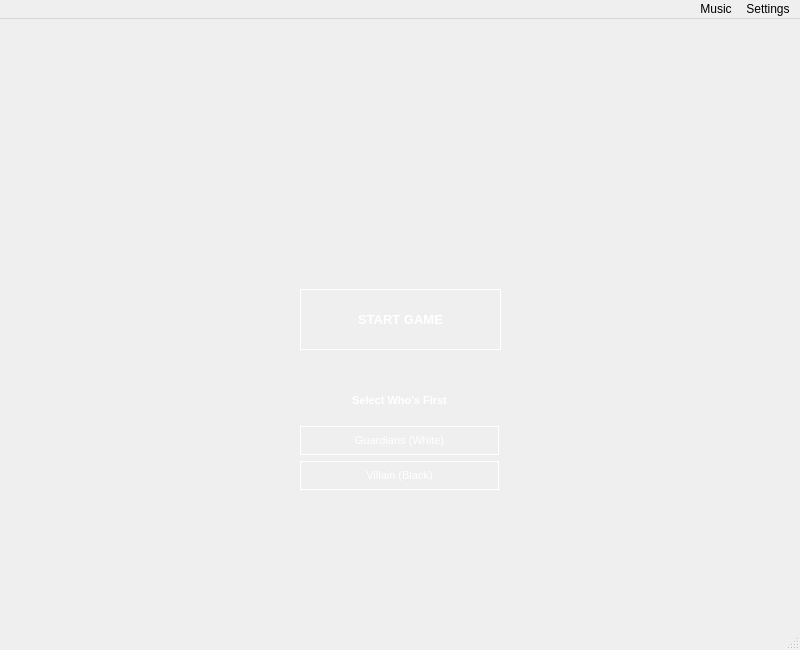
<?xml version="1.0" encoding="UTF-8"?>
<ui version="4.0">
 <class>MenuWindow</class>
 <widget class="QMainWindow" name="MenuWindow">
  <property name="geometry">
   <rect>
    <x>0</x>
    <y>0</y>
    <width>800</width>
    <height>650</height>
   </rect>
  </property>
  <property name="windowTitle">
   <string>MenuWindow</string>
  </property>
  <widget class="QWidget" name="centralwidget">
   <widget class="QStackedWidget" name="stackedWidget">
    <property name="geometry">
     <rect>
      <x>-10</x>
      <y>-20</y>
      <width>811</width>
      <height>601</height>
     </rect>
    </property>
    <widget class="QWidget" name="page">
     <property name="styleSheet">
      <string notr="true"/>
     </property>
     <widget class="QPushButton" name="startGameButton">
      <property name="geometry">
       <rect>
        <x>310</x>
        <y>290</y>
        <width>201</width>
        <height>61</height>
       </rect>
      </property>
      <property name="font">
       <font>
        <pointsize>10</pointsize>
        <bold>true</bold>
        <underline>false</underline>
        <strikeout>false</strikeout>
       </font>
      </property>
      <property name="cursor">
       <cursorShape>PointingHandCursor</cursorShape>
      </property>
      <property name="styleSheet">
       <string notr="true">QPushButton {
	color: white;
    text-transform: uppercase;
    padding: 15px 30px;
    background: qlineargradient(x1:0, y1:0, x2:0, y2:1,
    stop:0 rgba(4,1,46,1),
    stop:0.85 rgba(45,7,93,1),
    stop:1 rgba(80,5,80,1));
	border: 1px solid white;
}

QPushButton:hover {
	color: gold;
    text-transform: uppercase;
    background: qlineargradient(x1:0, y1:0, x2:0, y2:1,
    stop:0 rgba(4,1,46,1),
    stop:0.85 rgba(45,7,93,1),
    stop:1 rgba(80,5,80,1));
	border: 2px solid gold;
}</string>
      </property>
      <property name="text">
       <string>START GAME</string>
      </property>
     </widget>
     <widget class="QLabel" name="mainTitleImage">
      <property name="geometry">
       <rect>
        <x>200</x>
        <y>40</y>
        <width>431</width>
        <height>241</height>
       </rect>
      </property>
      <property name="styleSheet">
       <string notr="true">background: none;</string>
      </property>
      <property name="text">
       <string/>
      </property>
      <property name="pixmap">
       <pixmap resource="Resources.qrc">:/images/images/main_title.png</pixmap>
      </property>
      <property name="scaledContents">
       <bool>true</bool>
      </property>
      <property name="alignment">
       <set>Qt::AlignCenter</set>
      </property>
     </widget>
     <widget class="QWidget" name="verticalLayoutWidget">
      <property name="geometry">
       <rect>
        <x>310</x>
        <y>350</y>
        <width>199</width>
        <height>141</height>
       </rect>
      </property>
      <layout class="QVBoxLayout" name="customContainer">
       <item>
        <layout class="QVBoxLayout" name="verticalLayout_2">
         <item>
          <widget class="QLabel" name="padding1">
           <property name="styleSheet">
            <string notr="true">background: none;</string>
           </property>
           <property name="text">
            <string/>
           </property>
          </widget>
         </item>
         <item>
          <widget class="QLabel" name="whosFirstLabel">
           <property name="font">
            <font>
             <pointsize>8</pointsize>
             <bold>true</bold>
            </font>
           </property>
           <property name="styleSheet">
            <string notr="true">background: none;
text-transform: uppercase;
color: white;</string>
           </property>
           <property name="text">
            <string>Select Who's First</string>
           </property>
           <property name="alignment">
            <set>Qt::AlignCenter</set>
           </property>
          </widget>
         </item>
        </layout>
       </item>
       <item>
        <layout class="QVBoxLayout" name="verticalLayout">
         <property name="spacing">
          <number>1</number>
         </property>
         <item>
          <widget class="QPushButton" name="chooseWhiteFirstButton">
           <property name="font">
            <font>
             <pointsize>8</pointsize>
            </font>
           </property>
           <property name="cursor">
            <cursorShape>PointingHandCursor</cursorShape>
           </property>
           <property name="styleSheet">
            <string notr="true">QPushButton {
	color: white;
    text-transform: uppercase;
    padding: 7px 0px;
	margin-top: 5px;
    background: qlineargradient(x1:0, y1:0, x2:0, y2:1,
    stop:0 rgba(4,1,46,1),
    stop:0.85 rgba(45,7,93,1),
    stop:1 rgba(80,5,80,1));
	border: 1px solid white;
}

QPushButton:hover {
	color: gold;
    text-transform: uppercase;
	margin-top: 5px;
    background: qlineargradient(x1:0, y1:0, x2:0, y2:1,
    stop:0 rgba(4,1,46,1),
    stop:0.85 rgba(45,7,93,1),
    stop:1 rgba(80,5,80,1));
	border: 2px solid gold;
}</string>
           </property>
           <property name="text">
            <string>Guardians (White)</string>
           </property>
          </widget>
         </item>
         <item>
          <widget class="QPushButton" name="chooseBlackFirstButton">
           <property name="font">
            <font>
             <pointsize>8</pointsize>
            </font>
           </property>
           <property name="cursor">
            <cursorShape>PointingHandCursor</cursorShape>
           </property>
           <property name="styleSheet">
            <string notr="true">QPushButton {
	color: white;
    text-transform: uppercase;
    padding: 7px 0px;
	margin-top: 5px;
    background: qlineargradient(x1:0, y1:0, x2:0, y2:1,
    stop:0 rgba(4,1,46,1),
    stop:0.85 rgba(45,7,93,1),
    stop:1 rgba(80,5,80,1));
	border: 1px solid white;
}

QPushButton:hover {
	color: gold;
    text-transform: uppercase;
	margin-top: 5px;
    background: qlineargradient(x1:0, y1:0, x2:0, y2:1,
    stop:0 rgba(4,1,46,1),
    stop:0.85 rgba(45,7,93,1),
    stop:1 rgba(80,5,80,1));
	border: 2px solid gold;
}</string>
           </property>
           <property name="text">
            <string>Villain (Black)</string>
           </property>
          </widget>
         </item>
        </layout>
       </item>
      </layout>
     </widget>
     <widget class="QLabel" name="backgroundColor">
      <property name="geometry">
       <rect>
        <x>2</x>
        <y>9</y>
        <width>851</width>
        <height>631</height>
       </rect>
      </property>
      <property name="styleSheet">
       <string notr="true"> background: qlineargradient(x1: 0, y1: 0, x2: 0, y2: 1,
                                stop: 0 rgba(6,2,68,1),
                                stop: 0.71 rgba(59,9,121,1),
                                stop: 1 rgba(124,66,21,1));</string>
      </property>
      <property name="text">
       <string/>
      </property>
     </widget>
     <widget class="QLabel" name="right_img">
      <property name="geometry">
       <rect>
        <x>440</x>
        <y>180</y>
        <width>421</width>
        <height>511</height>
       </rect>
      </property>
      <property name="text">
       <string/>
      </property>
      <property name="pixmap">
       <pixmap resource="Resources.qrc">:/images/images/right_bg.PNG</pixmap>
      </property>
      <property name="scaledContents">
       <bool>true</bool>
      </property>
     </widget>
     <widget class="QLabel" name="left_img">
      <property name="geometry">
       <rect>
        <x>-70</x>
        <y>180</y>
        <width>421</width>
        <height>511</height>
       </rect>
      </property>
      <property name="text">
       <string/>
      </property>
      <property name="pixmap">
       <pixmap resource="Resources.qrc">:/images/images/left_bg.PNG</pixmap>
      </property>
      <property name="scaledContents">
       <bool>true</bool>
      </property>
     </widget>
     <widget class="QLabel" name="up_img">
      <property name="geometry">
       <rect>
        <x>10</x>
        <y>-40</y>
        <width>801</width>
        <height>601</height>
       </rect>
      </property>
      <property name="text">
       <string/>
      </property>
      <property name="pixmap">
       <pixmap resource="Resources.qrc">:/images/images/up_bg.PNG</pixmap>
      </property>
      <property name="scaledContents">
       <bool>true</bool>
      </property>
     </widget>
     <zorder>backgroundColor</zorder>
     <zorder>right_img</zorder>
     <zorder>left_img</zorder>
     <zorder>up_img</zorder>
     <zorder>mainTitleImage</zorder>
     <zorder>verticalLayoutWidget</zorder>
     <zorder>startGameButton</zorder>
    </widget>
   </widget>
  </widget>
  <widget class="QStatusBar" name="statusbar"/>
  <widget class="QMenuBar" name="menubar">
   <property name="geometry">
    <rect>
     <x>0</x>
     <y>0</y>
     <width>800</width>
     <height>25</height>
    </rect>
   </property>
   <property name="layoutDirection">
    <enum>Qt::RightToLeft</enum>
   </property>
   <widget class="QMenu" name="menuSettings">
    <property name="title">
     <string>Settings</string>
    </property>
    <addaction name="actionExit"/>
   </widget>
   <widget class="QMenu" name="menuMusic">
    <property name="title">
     <string>Music</string>
    </property>
    <addaction name="actionPrevious_Music"/>
    <addaction name="actionNext_Songs"/>
    <addaction name="actionTurn_On_Music"/>
    <addaction name="actionTurn_Off"/>
   </widget>
   <addaction name="menuSettings"/>
   <addaction name="menuMusic"/>
  </widget>
  <action name="actionMusic">
   <property name="text">
    <string> Music Choice</string>
   </property>
  </action>
  <action name="actionSound_Volume">
   <property name="text">
    <string>Sound Volume</string>
   </property>
  </action>
  <action name="actionExit">
   <property name="text">
    <string>Exit</string>
   </property>
  </action>
  <action name="actionNext_Songs">
   <property name="text">
    <string>Next Music</string>
   </property>
  </action>
  <action name="actionPrevious_Music">
   <property name="text">
    <string>Previous Music</string>
   </property>
  </action>
  <action name="actionTurn_Off">
   <property name="text">
    <string>Turn Off Music</string>
   </property>
  </action>
  <action name="actionTurn_On_Music">
   <property name="text">
    <string>Turn On Music</string>
   </property>
  </action>
 </widget>
 <resources>
  <include location="Resources.qrc"/>
 </resources>
 <connections/>
</ui>
